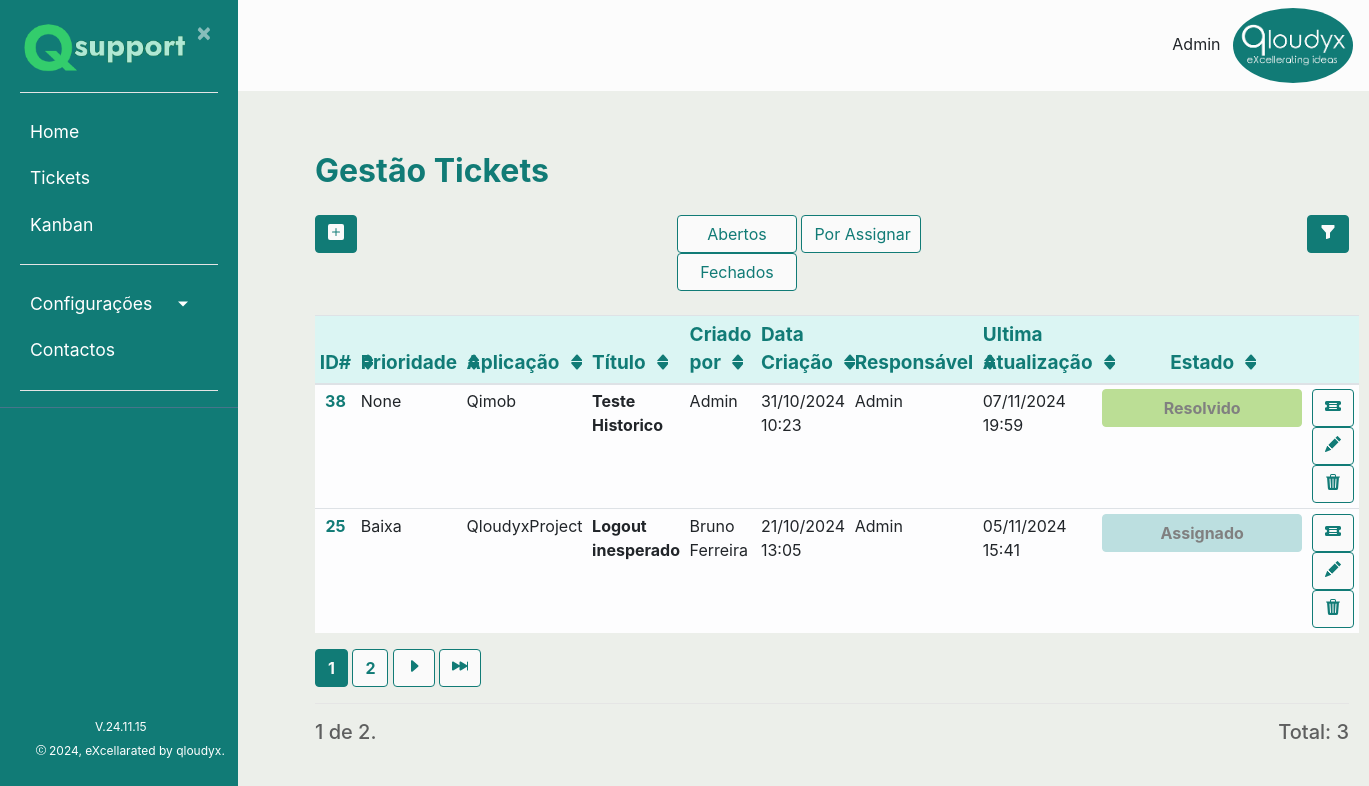
Before: /listaticket/?aberto=1&ordem=-1 (signed in) with the older database file.
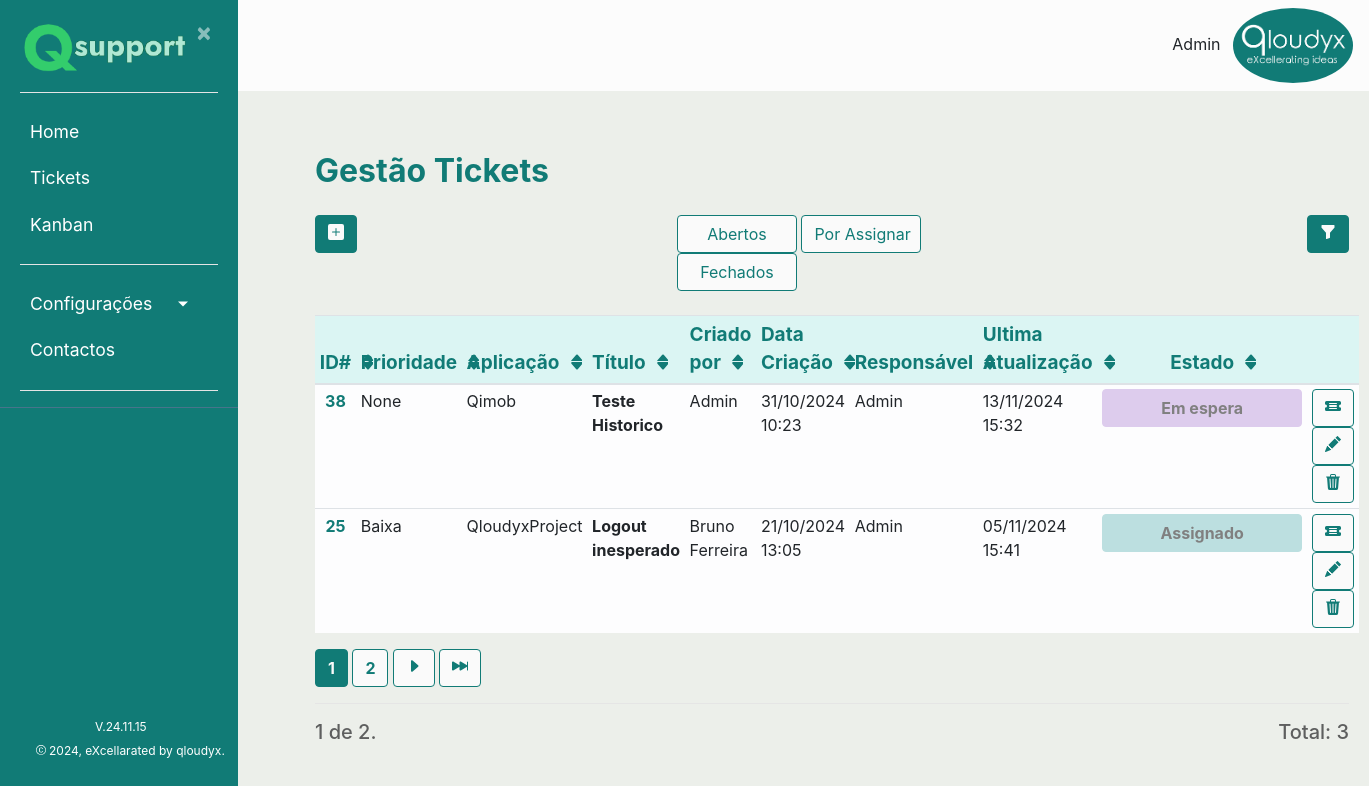
After: the same page with the newer database file.
### ticket/models.py (models this page shows, shortened)
class Ticket(models.Model):
    uuid = models.UUIDField(default = uuid.uuid4)
    nome = models.CharField(max_length=50, verbose_name='Titulo')
    dataCriacao = models.DateTimeField(default=timezone.now(), verbose_name='Data de Criação')
    dataAtualizacao = models.DateTimeField(null=True ,default=timezone.now(), verbose_name='Atualizado a')
    descricao = models.CharField(max_length=300, verbose_name='Descrição')
    usuarios = models.ForeignKey(Usuarios, null = True, on_delete=models.CASCADE, related_name="responsavel", verbose_name='Responsável')
    app_tpPedidos = models.ForeignKey(Apps_tpPedidos, on_delete=models.CASCADE, verbose_name='Tipo de Problema')
    prioridade = models.ForeignKey(Prioridade, null = True , on_delete=models.CASCADE, verbose_name='Prioridade')
    resolucao = models.ForeignKey(Resolucao, null = True, on_delete=models.CASCADE, verbose_name='Resolução')
    comresolucao = models.CharField(max_length=200, null=True, verbose_name='Comentário de Resolução')
    id_Proprietario = models.ForeignKey(Usuarios, null = True, on_delete=models.CASCADE, related_name="criador", verbose_name='Criador do Ticket')
    estado = models.ForeignKey(Estado,null = True,default = 1, on_delete=models.CASCADE, verbose_name='Estado Atual')
    usuario_app = models.ForeignKey(Usuarios_Apps,null = True, on_delete=models.CASCADE)
    app = models.ForeignKey(Apps, on_delete=models.CASCADE)
    url = models.CharField(max_length=200, verbose_name="URL", null= True)

class Estado(models.Model):
    estado = models.CharField(max_length=20)
    cor = models.CharField(max_length=30)
    font_color = models.CharField(max_length=30)
    descricao = models.CharField(max_length=300)

class Apps(models.Model):
    nome = models.CharField(max_length=150, verbose_name='Aplicação')
    entidade = models.ForeignKey(Entidades, on_delete=models.CASCADE)
    ativo = models.BooleanField(default=True, verbose_name='Ativo?')
    def __str__(self):
        return self.nome

class Usuarios(AbstractBaseUser):
    uuid = models.UUIDField(default = uuid.uuid4)
    nome = models.CharField(max_length=100, unique=True,verbose_name='Utilizador')
    email = models.EmailField(verbose_name='E-mail')
    foto = models.ImageField(null=True, blank=True, upload_to='users/uploads/fotos',verbose_name='Foto')
    descricao = models.CharField(max_length=250, null=True)
    EscolhasRole = {
    ("Interno", "Interno"),
    ("Operador", "Operador"),
    ("Cliente", "Cliente"),
    }
    role = models.CharField(max_length=50,choices= EscolhasRole ,verbose_name='Cargo')
    entidade = models.ManyToManyField(Entidades, verbose_name='Entidades')
    telefone = PhoneNumberField(null=True, blank=False, unique=True, verbose_name='Telefone')
    date_of_birth = models.DateField(verbose_name='Data de Nascimento')
    is_active = models.BooleanField(default=True, verbose_name='Ativo?')
    is_admin = models.BooleanField(default=False, verbose_name='Admin?')
    objects = MyUserManager()
    USERNAME_FIELD = 'nome'
    REQUIRED_FIELDS = ['date_of_birth','email']
    def nomes_entidade(self):
            return ', '.join([a.nome for a in self.entidade.all()])
    nomes_entidade.short_description = "Entidades"

### ticket/views.py (the view)
# urls.py: path('listaticket/', ticket_views.ticket_list, name ='listaticket'), #URL para a gestão de tickets
def ticket_list(request):
    ticketall = Ticket.objects.all()
    tickuser = request.user
    tickets = Ticket.objects.filter(Q(usuarios=tickuser) | Q(id_Proprietario=tickuser))
    cliente = Ticket.objects.filter(id_Proprietario=tickuser)
    aberto = request.GET.get('aberto')
    ordem = request.GET.get('ordem')
    if (aberto == "1"):
        ticketall = Ticket.objects.all().exclude(Q(estado=6) | Q(estado=7))
    if (aberto == "2"):
        ticketall = Ticket.objects.all().filter(Q(estado=6) | Q(estado=7))
    if (ordem == "1"):
        ticketall = ticketall.order_by("id")
    if (ordem == "-1"):
        ticketall = ticketall.order_by("-id")
    if (ordem == "2"):
        ticketall = ticketall.order_by("prioridade")
    if (ordem == "-2"):
        ticketall = ticketall.order_by("-prioridade")
    if (ordem == "3"):
        ticketall = ticketall.order_by("app")
    if (ordem == "-3"):
        ticketall = ticketall.order_by("-app")
    if (ordem == "4"):
        ticketall = ticketall.order_by("nome")
    if (ordem == "-4"):
        ticketall = ticketall.order_by("-nome")
    if (ordem == "5"):
        ticketall = ticketall.order_by("id_Proprietario")
    if (ordem == "-5"):
        ticketall = ticketall.order_by("-id_Proprietario")
    if (ordem == "6"):
        ticketall = ticketall.order_by("dataCriacao")
    if (ordem == "-6"):
        ticketall = ticketall.order_by("-dataCriacao")
    if (ordem == "7"):
        ticketall = ticketall.order_by("usuarios")
    if (ordem == "-7"):
        ticketall = ticketall.order_by("-usuarios")
    if (ordem == "8"):
        ticketall = ticketall.order_by("dataAtualizacao")
    if (ordem == "-8"):
        ticketall = ticketall.order_by("-dataAtualizacao")
    if (ordem == "9"):
        ticketall = ticketall.order_by("estado")
    if (ordem == "-9"):
        ticketall = ticketall.order_by("-estado")
    ticketfilter = TicketFilter(request.GET, ticketall)
    ticketfilteroperador = TicketFilter(request.GET, tickets)
    ticketfiltercliente = TicketFilter(request.GET, cliente)
    total_resultados = ticketfilter.qs.count()
    estado_filtro = request.GET.get('estado')
    paginator = Paginator(ticketfilter.qs,2)
    page_number = request.GET.get("page")
    page_obj = paginator.get_page(page_number)
    return render(request, 'ticket/listaticket.html',
                  {'tickets': ticketfilteroperador.qs,
                   'ticketall': ticketfilter.qs,
                   'cliente':ticketfiltercliente.qs,
                   'filter':ticketfilter,
                   'total':total_resultados,
                   'page_obj':page_obj,
                   'paginator':paginator,})

### ticket/models.py (called while the page is built)
    def __str__(self):
        return self.nome

### ticket/templates/ticket/listaticket.html (shortened to what the changed rows need)
{% extends "ticket/base.html" %}
{% block content %}
<body>
    <h2 style="font-weight:bold; margin-bottom:25px; color:#117B76">Gestão Tickets</h2>
{% if user.is_authenticated %}
  {% if user.is_admin or user.role == "Operador"%}
    {% if ticketall %}
    <br>
    <table class="table table table-light table-sm">
        <thead style="color:#117B76; background-color:#dbf5f3">
          <tr>
            <th style="text-align:center" class="col-2 col-sm-1">ID#
              <a style="position:absolute;padding-left:9px;top:38%" href="{{ request.get_full_path }}&ordem=1">
                <svg xmlns="http://www.w3.org/2000/svg" width="13" height="13" fill="currentColor" class="bi bi-caret-up-fill" viewBox="0 0 13 9">
                <path d="m7.247 4.86-4.796 5.481c-.566.647-.106 1.659.753 1.659h9.592a1 1 0 0 0 .753-1.659l-4.796-5.48a1 1 0 0 0-1.506 0z"/>
                </svg>
              </a>
              <a style="position:absolute;padding-left:9px;top:52%" href="{{ request.get_full_path }}&ordem=-1">
                <svg xmlns="http://www.w3.org/2000/svg" width="13" height="13" fill="currentColor" class="bi bi-caret-down-fill" viewBox="0 0 13 13">
                <path d="M7.247 11.14 2.451 5.658C1.885 5.013 2.345 4 3.204 4h9.592a1 1 0 0 1 .753 1.659l-4.796 5.48a1 1 0 0 1-1.506 0z"/>
                </svg>
              </a>
            </th>
            <th class="col-2 col-sm-1">Prioridade
              <a id="setacima" href="{{ request.get_full_path }}&ordem=2">
                <svg xmlns="http://www.w3.org/2000/svg" width="13" height="13" fill="currentColor" class="bi bi-caret-up-fill" viewBox="0 0 13 9">
                <path d="m7.247 4.86-4.796 5.481c-.566.647-.106 1.659.753 1.659h9.592a1 1 0 0 0 .753-1.659l-4.796-5.48a1 1 0 0 0-1.506 0z"/>
                </svg>
              </a>
              <a id="setabaixo" href="{{ request.get_full_path }}&ordem=-2">
                <svg xmlns="http://www.w3.org/2000/svg" width="13" height="13" fill="currentColor" class="bi bi-caret-down-fill" viewBox="0 0 13 13">
                <path d="M7.247 11.14 2.451 5.658C1.885 5.013 2.345 4 3.204 4h9.592a1 1 0 0 1 .753 1.659l-4.796 5.48a1 1 0 0 1-1.506 0z"/>
                </svg>
              </a>
            </th>
            <th class="col-2 col-sm-1">Aplicação
              <a id="setacima" href="{{ request.get_full_path }}&ordem=3">
                <svg xmlns="http://www.w3.org/2000/svg" width="13" height="13" fill="currentColor" class="bi bi-caret-up-fill" viewBox="0 0 13 9">
                <path d="m7.247 4.86-4.796 5.481c-.566.647-.106 1.659.753 1.659h9.592a1 1 0 0 0 .753-1.659l-4.796-5.48a1 1 0 0 0-1.506 0z"/>
                </svg>
              </a>
              <a id="setabaixo" href="{{ request.get_full_path }}&ordem=-3">
                <svg xmlns="http://www.w3.org/2000/svg" width="13" height="13" fill="currentColor" class="bi bi-caret-down-fill" viewBox="0 0 13 13">
                <path d="M7.247 11.14 2.451 5.658C1.885 5.013 2.345 4 3.204 4h9.592a1 1 0 0 1 .753 1.659l-4.796 5.48a1 1 0 0 1-1.506 0z"/>
                </svg>
              </a>
            </th>
            <th class="col-2 col-sm-1" style="color:#117B76">Título
              <a id="setacima" href="{{ request.get_full_path }}&ordem=4">
                <svg xmlns="http://www.w3.org/2000/svg" width="13" height="13" fill="currentColor" class="bi bi-caret-up-fill" viewBox="0 0 13 9">
                <path d="m7.247 4.86-4.796 5.481c-.566.647-.106 1.659.753 1.659h9.592a1 1 0 0 0 .753-1.659l-4.796-5.48a1 1 0 0 0-1.506 0z"/>
                </svg>
              </a>
              <a id="setabaixo" href="{{ request.get_full_path }}&ordem=-4">
                <svg xmlns="http://www.w3.org/2000/svg" width="13" height="13" fill="currentColor" class="bi bi-caret-down-fill" viewBox="0 0 13 13">
                <path d="M7.247 11.14 2.451 5.658C1.885 5.013 2.345 4 3.204 4h9.592a1 1 0 0 1 .753 1.659l-4.796 5.48a1 1 0 0 1-1.506 0z"/>
                </svg>
              </a>
            </th>
            <th class="col-2 col-sm-1">Criado por
              <a id="setacima" href="{{ request.get_full_path }}&ordem=5">
                <svg xmlns="http://www.w3.org/2000/svg" width="13" height="13" fill="currentColor" class="bi bi-caret-up-fill" viewBox="0 0 13 9">
                <path d="m7.247 4.86-4.796 5.481c-.566.647-.106 1.659.753 1.659h9.592a1 1 0 0 0 .753-1.659l-4.796-5.48a1 1 0 0 0-1.506 0z"/>
                </svg>
              </a>
              <a id="setabaixo" href="{{ request.get_full_path }}&ordem=-5">
                <svg xmlns="http://www.w3.org/2000/svg" width="13" height="13" fill="currentColor" class="bi bi-caret-down-fill" viewBox="0 0 13 13">
                <path d="M7.247 11.14 2.451 5.658C1.885 5.013 2.345 4 3.204 4h9.592a1 1 0 0 1 .753 1.659l-4.796 5.48a1 1 0 0 1-1.506 0z"/>
                </svg>
              </a>
            </th>
            <th class="col-2 col-sm-1">Data Criação
              <a id="setacima" href="{{ request.get_full_path }}&ordem=6">
                <svg xmlns="http://www.w3.org/2000/svg" width="13" height="13" fill="currentColor" class="bi bi-caret-up-fill" viewBox="0 0 13 9">
                <path d="m7.247 4.86-4.796 5.481c-.566.647-.106 1.659.753 1.659h9.592a1 1 0 0 0 .753-1.659l-4.796-5.48a1 1 0 0 0-1.506 0z"/>
                </svg>
              </a>
              <a id="setabaixo" href="{{ request.get_full_path }}&ordem=-6">
                <svg xmlns="http://www.w3.org/2000/svg" width="13" height="13" fill="currentColor" class="bi bi-caret-down-fill" viewBox="0 0 13 13">
                <path d="M7.247 11.14 2.451 5.658C1.885 5.013 2.345 4 3.204 4h9.592a1 1 0 0 1 .753 1.659l-4.796 5.48a1 1 0 0 1-1.506 0z"/>
                </svg>
              </a>
            </th>
            <th class="col-2 col-sm-1">Responsável
              <a id="setacima" href="{{ request.get_full_path }}&ordem=7">
                <svg xmlns="http://www.w3.org/2000/svg" width="13" height="13" fill="currentColor" class="bi bi-caret-up-fill" viewBox="0 0 13 9">
                <path d="m7.247 4.86-4.796 5.481c-.566.647-.106 1.659.753 1.659h9.592a1 1 0 0 0 .753-1.659l-4.796-5.48a1 1 0 0 0-1.506 0z"/>
                </svg>
              </a>
              <a id="setabaixo" href="{{ request.get_full_path }}&ordem=-7">
                <svg xmlns="http://www.w3.org/2000/svg" width="13" height="13" fill="currentColor" class="bi bi-caret-down-fill" viewBox="0 0 13 13">
                <path d="M7.247 11.14 2.451 5.658C1.885 5.013 2.345 4 3.204 4h9.592a1 1 0 0 1 .753 1.659l-4.796 5.48a1 1 0 0 1-1.506 0z"/>
                </svg>
              </a>
            </th>
            <th class="col-2 col-sm-1">Ultima Atualização
              <a id="setacima" href="{{ request.get_full_path }}&ordem=8">
                <svg xmlns="http://www.w3.org/2000/svg" width="13" height="13" fill="currentColor" class="bi bi-caret-up-fill" viewBox="0 0 13 9">
                <path d="m7.247 4.86-4.796 5.481c-.566.647-.106 1.659.753 1.659h9.592a1 1 0 0 0 .753-1.659l-4.796-5.48a1 1 0 0 0-1.506 0z"/>
                </svg>
              </a>
              <a id="setabaixo" href="{{ request.get_full_path }}&ordem=-8">
                <svg xmlns="http://www.w3.org/2000/svg" width="13" height="13" fill="currentColor" class="bi bi-caret-down-fill" viewBox="0 0 13 13">
                <path d="M7.247 11.14 2.451 5.658C1.885 5.013 2.345 4 3.204 4h9.592a1 1 0 0 1 .753 1.659l-4.796 5.48a1 1 0 0 1-1.506 0z"/>
                </svg>
              </a>
            </th>
            <th style="text-align:center" class="col-2 col-sm-1">Estado
              <a id="setacima" href="{{ request.get_full_path }}&ordem=9">
                <svg xmlns="http://www.w3.org/2000/svg" width="13" height="13" fill="currentColor" class="bi bi-caret-up-fill" viewBox="0 0 13 9">
                <path d="m7.247 4.86-4.796 5.481c-.566.647-.106 1.659.753 1.659h9.592a1 1 0 0 0 .753-1.659l-4.796-5.48a1 1 0 0 0-1.506 0z"/>
                </svg>
              </a>
              <a id="setabaixo" href="{{ request.get_full_path }}&ordem=-9">
                <svg xmlns="http://www.w3.org/2000/svg" width="13" height="13" fill="currentColor" class="bi bi-caret-down-fill" viewBox="0 0 13 13">
                <path d="M7.247 11.14 2.451 5.658C1.885 5.013 2.345 4 3.204 4h9.592a1 1 0 0 1 .753 1.659l-4.796 5.48a1 1 0 0 1-1.506 0z"/>
                </svg>
              </a>
            </th>
            <th class="col-3 col-sm-1"></th>
          </tr>
        </thead>
        <tbody>
          {% for ticket in page_obj %}
          <tr>
            <th style="text-align:center;color:#117B76;">{{ ticket.id }}</th>
            <td>{{ ticket.prioridade }}</td>
            <td>{{ ticket.app }}</td>
            <th scope="row">{{ ticket.nome }}</th>
            <td>{{ ticket.id_Proprietario.nome }}</td>
            <td>{{ ticket.dataCriacao|date:"d/m/Y H:i" }}</td>
            <td>{{ ticket.usuarios.nome }}</td>
            <td>{{ ticket.dataAtualizacao|date:"d/m/Y H:i" }}</td>
            <td style="text-align:center"><button style="font-weight:bold;font-size:16px;color:gray;background-color:{{ticket.estado.font_color}}; border-color:{{ticket.estado.font_color}}; width:200px"type="button" class="btn btn-primary">{{ ticket.estado.estado }}</button></td>
            <td><button id="contrario" type="button" class="btn btn-primary"><a href="{% url 'detalheticket' ticket.uuid %}">
              </a></button>
            <button id="contrario" type="button" class="btn btn-success"><a href="{% url 'editar_ticket' ticket.uuid  %}">
            </a></button>
            <button id="contrario" onclick="botao_apagar()" type="button" class="btn btn-danger">
            </button></td>
          </tr>
          {% endfor %}
        </tbody>
    </table>
    {% endif %}
    {% endif %}
{% endif %}
</body>
{% endblock content %}

Changed rows visible on the page:
changed Ticket "None": dataAtualizacao "07/11/2024 19:59" → "13/11/2024 15:32"; estado_id 5 → 4 (drawn); estado.estado "Resolvido" → "Em espera"
